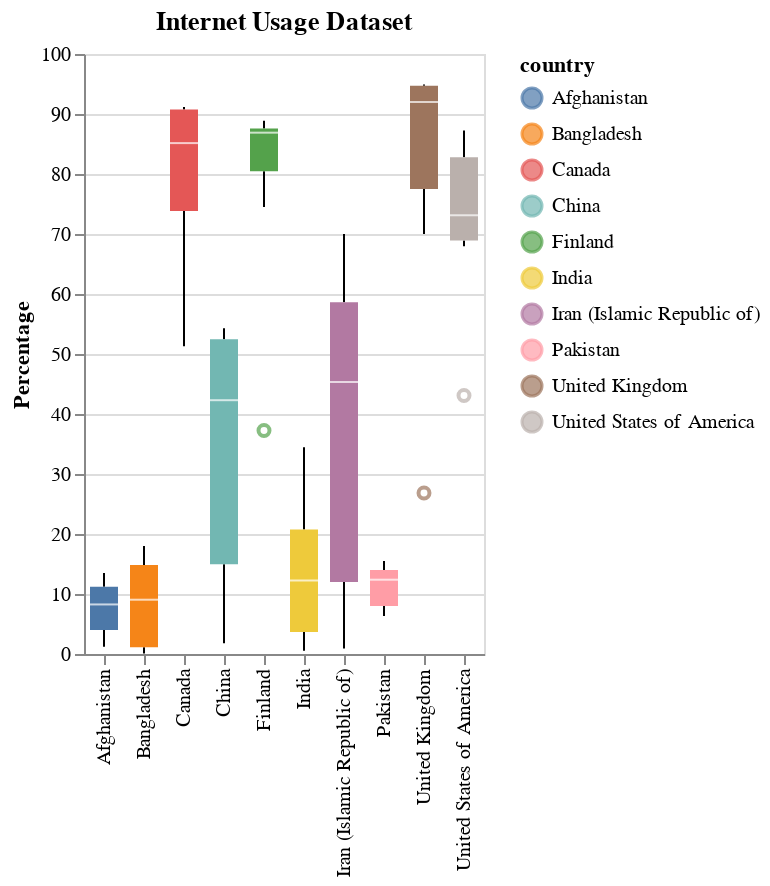

Here is the notebook cell this chart was saved with:
### Markdown cell above
## Altair Boxplot

For this altair boxplot I am using Communication data, more specifically Internet Usage data. <br>
The source of this data is International Telecommunication Union (ITU) based in Geneva. 

- Comparing the percentage of people who use the internet from countries in my region (south Asia) against more developed countries in the years 2000-2020

### Code cell
alt.data_transformers.disable_max_rows()



alt.Chart(internet).mark_boxplot().encode(
    x=alt.X('country', axis=alt.Axis(title=None)), 
    y=alt.Y('percentage', axis=alt.Axis(title='Percentage')),
    color=alt.Color('country'),
).properties(
    title='Internet Usage Dataset'
    )

### Figure 1 — Vega-Lite specification as saved in the notebook (floating-point values rounded to 4 significant figures)
{"config": {"view": {"continuousWidth": 400, "continuousHeight": 300}}, "data": {"name": "data-0fce30bd1b51bb6194d2198e9a96716c"}, "mark": "boxplot", "encoding": {"color": {"type": "nominal", "field": "country"}, "x": {"type": "nominal", "axis": {"title": null}, "field": "country"}, "y": {"type": "quantitative", "axis": {"title": "Percentage"}, "field": "percentage"}}, "title": "Internet Usage Dataset", "$schema": "https://vega.github.io/schema/vega-lite/v4.8.1.json", "datasets": {"data-0fce30bd1b51bb6194d2198e9a96716c": [{"country": "Pakistan", "year": 2005, "percentage": 6.332}, {"country": "Pakistan", "year": 2010, "percentage": 8.0}, {"country": "Pakistan", "year": 2015, "percentage": 14.0}, {"country": "Pakistan", "year": 2016, "percentage": 12.39}, {"country": "Pakistan", "year": 2017, "percentage": 15.51}, {"country": "India", "year": 2000, "percentage": 0.5275}, {"country": "India", "year": 2005, "percentage": 2.388}, {"country": "India", "year": 2010, "percentage": 7.5}, {"country": "India", "year": 2015, "percentage": 17.0}, {"country": "India", "year": 2016, "percentage": 22.0}, {"country": "India", "year": 2017, "percentage": 34.45}, {"country": "Bangladesh", "year": 2000, "percentage": 0.071}, {"country": "Bangladesh", "year": 2005, "percentage": 0.2416}, {"country": "Bangladesh", "year": 2010, "percentage": 3.7}, {"country": "Bangladesh", "year": 2015, "percentage": 14.4}, {"country": "Bangladesh", "year": 2016, "percentage": 18.02}, {"country": "Bangladesh", "year": 2017, "percentage": 15.0}, {"country": "Iran (Islamic Republic of)", "year": 2000, "percentage": 0.9342}, {"country": "Iran (Islamic Republic of)", "year": 2005, "percentage": 8.1}, {"country": "Iran (Islamic Republic of)", "year": 2010, "percentage": 15.9}, {"country": "Iran (Islamic Republic of)", "year": 2015, "percentage": 45.34}, {"country": "Iran (Islamic Republic of)", "year": 2016, "percentage": 53.23}, {"country": "Iran (Islamic Republic of)", "year": 2017, "percentage": 64.04}, {"country": "Iran (Islamic Republic of)", "year": 2018, "percentage": 70.0}, {"country": "Afghanistan", "year": 2005, "percentage": 1.224}, {"country": "Afghanistan", "year": 2010, "percentage": 4.0}, {"country": "Afghanistan", "year": 2015, "percentage": 8.26}, {"country": "Afghanistan", "year": 2016, "percentage": 11.2}, {"country": "Afghanistan", "year": 2017, "percentage": 13.5}, {"country": "China", "year": 2000, "percentage": 1.776}, {"country": "China", "year": 2005, "percentage": 8.523}, {"country": "China", "year": 2010, "percentage": 34.3}, {"country": "China", "year": 2015, "percentage": 50.3}, {"country": "China", "year": 2016, "percentage": 53.2}, {"country": "China", "year": 2017, "percentage": 54.3}, {"country": "United States of America", "year": 2000, "percentage": 43.08}, {"country": "United States of America", "year": 2005, "percentage": 67.97}, {"country": "United States of America", "year": 2010, "percentage": 71.69}, {"country": "United States of America", "year": 2015, "percentage": 74.55}, {"country": "United States of America", "year": 2016, "percentage": 85.54}, {"country": "United States of America", "year": 2017, "percentage": 87.27}, {"country": "Canada", "year": 2000, "percentage": 51.3}, {"country": "Canada", "year": 2005, "percentage": 71.66}, {"country": "Canada", "year": 2010, "percentage": 80.3}, {"country": "Canada", "year": 2015, "percentage": 90.0}, {"country": "Canada", "year": 2016, "percentage": 91.16}, {"country": "Canada", "year": 2017, "percentage": 91.0}, {"country": "United Kingdom", "year": 2000, "percentage": 26.82}, {"country": "United Kingdom", "year": 2005, "percentage": 70.0}, {"country": "United Kingdom", "year": 2010, "percentage": 85.0}, {"country": "United Kingdom", "year": 2015, "percentage": 92.0}, {"country": "United Kingdom", "year": 2016, "percentage": 94.78}, {"country": "United Kingdom", "year": 2017, "percentage": 94.62}, {"country": "United Kingdom", "year": 2018, "percentage": 94.9}, {"country": "Finland", "year": 2000, "percentage": 37.25}, {"country": "Finland", "year": 2005, "percentage": 74.48}, {"country": "Finland", "year": 2010, "percentage": 86.89}, {"country": "Finland", "year": 2015, "percentage": 86.42}, {"country": "Finland", "year": 2016, "percentage": 87.7}, {"country": "Finland", "year": 2017, "percentage": 87.47}, {"country": "Finland", "year": 2018, "percentage": 88.89}]}}
